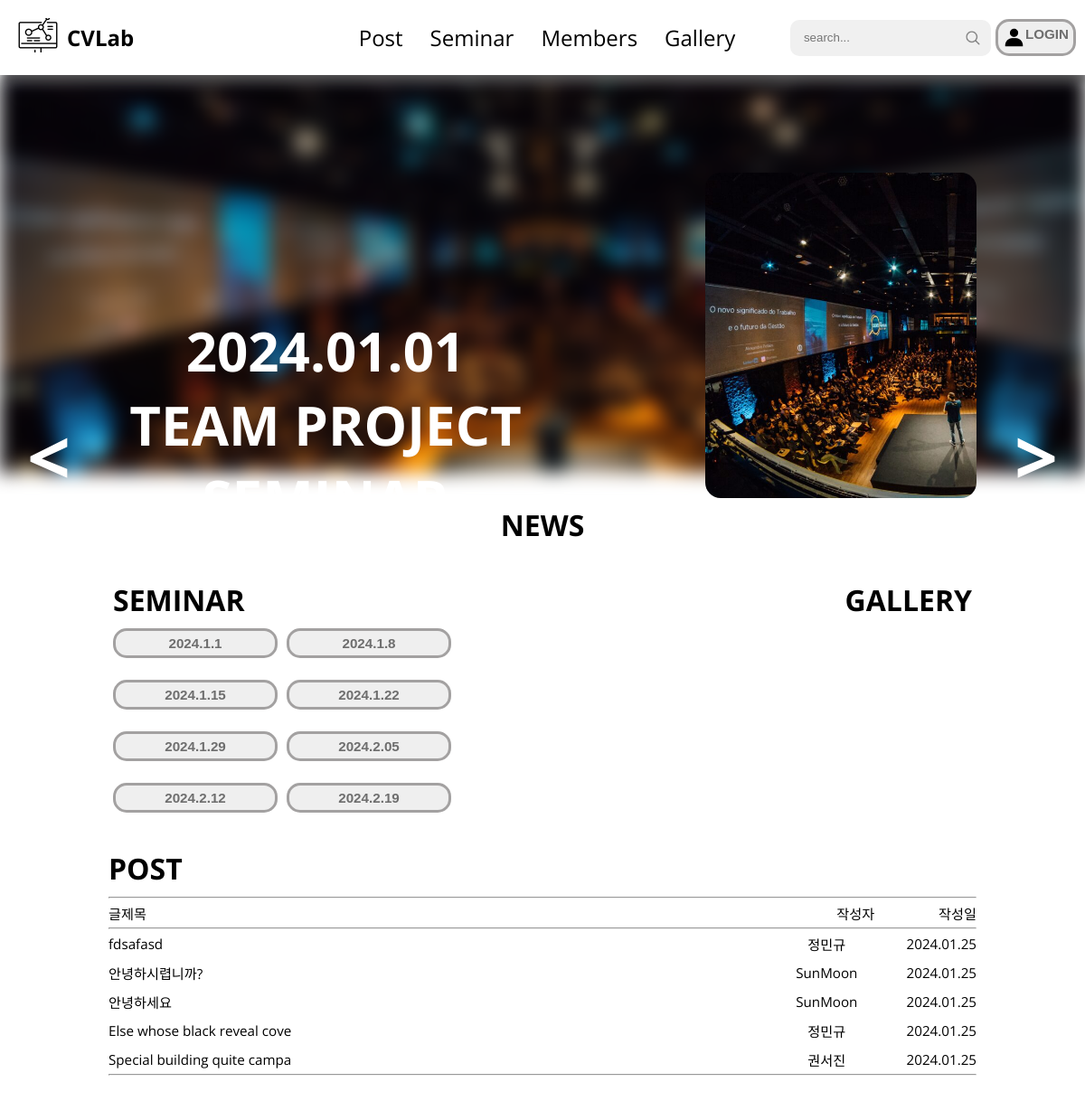
The app's page /, older data.
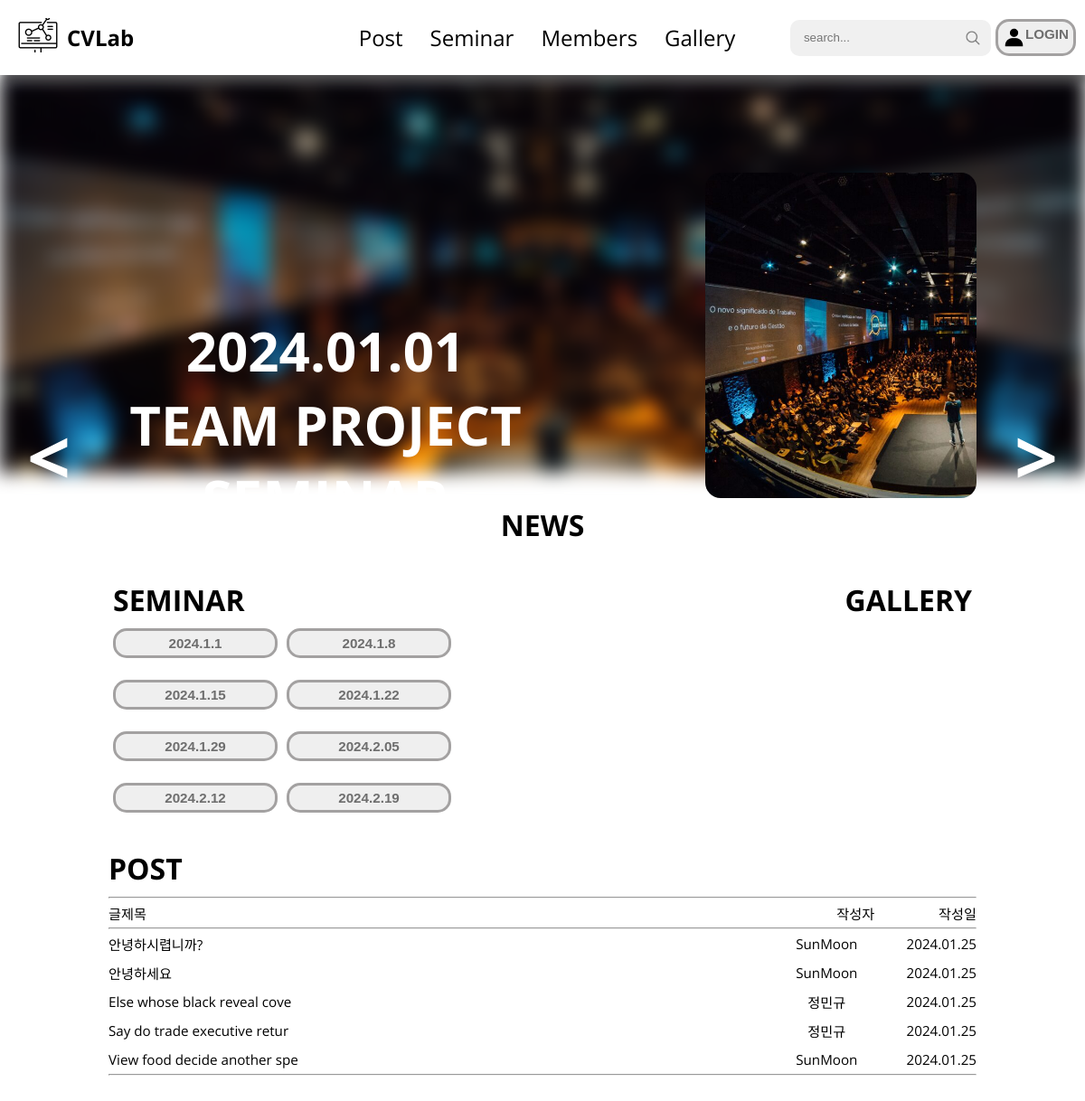
The same page, newer data.
### post/models.py (models this page shows, shortened)
class Post(models.Model):
    dt_created = models.DateTimeField(auto_now_add=True)
    dt_updated = models.DateTimeField(auto_now=True)
    title = models.CharField(max_length=30)
    content = models.TextField()
    author = models.ForeignKey(User, on_delete=models.CASCADE, related_name="posts")
    likes = GenericRelation(Like, related_query_name="post")
    dislikes = GenericRelation(Dislike, related_query_name="post")
    images = GenericRelation(Image, related_query_name="post")
    comments = GenericRelation(Comment, related_query_name="post")
    class Meta:
        ordering = ["-dt_created"]

### user/models.py (models this page shows, shortened)
class User(AbstractUser):
    nickname = models.CharField(
        max_length=15,
        unique=True,
        null=True,
        error_messages={"unique": "이미 사용중인 닉네임입니다."},
    )
    profile_pic = models.ImageField(
        default="default_profile_pic.jpg",
        upload_to="profile_pics",
        blank=True,
    )
    intro = models.CharField(max_length=60, blank=True)
    RANK_CHOICES = [
        (1, "user"),
        (2, "manager"),
        (3, "admin"),
    ]
    rank = models.IntegerField(choices=RANK_CHOICES, default=1)

### main/views.py (the view, shortened to what this page needs)
# urls.py: path("", views.IndexView.as_view(), name="index"),
class IndexView(TemplateView):
    template_name = "main/index.html"
    def get_context_data(self, **kwargs):
        context = super().get_context_data(**kwargs)
        context["posts"] = Post.objects.all()[:5]
        context["galleries1"] = Gallery.objects.all()[:3]
        context["galleries2"] = Gallery.objects.all()[3:6]
        news_list = News.objects.all()[:5]
        context["news_list"] = news_list
        return context

### main/templates/main/index.html (shortened to what this page needs)
{% extends "base/base_with_navbar.html" %}
{% load static %}
{% block content %}
<main>
        <div class="main__clear__image"></div>
        <div class="main__blur__image"></div>
        <div class="main__content">
            <li class="main__content__before"><</li>
            <p>2024.01.01<br>TEAM PROJECT<br>SEMINAR</p>
            <li class="main__content__after">></li>
        </div>
    <div class="main__news">
        <div class="main__news__container">
          <div class="main__news__header"><p>NEWS</p></div>
        </div>
      </div>
      <div class="main__seminar__gallery__container">
        <div class="main__seminar__gallery">
          <div class="main__seminar__container">
            <div class="main__seminar__header"><p>SEMINAR</p></div>
            <div class="main__seminar">
              <div class="seminar__block">
                <div class="seminar__box"><button><p>2024.1.1</p></button></div>
                <div class="seminar__box"><button><p>2024.1.8</p></button></div>
              </div>
              <div class="seminar__block">
                <div class="seminar__box"><button><p>2024.1.15</p></button></div>
                <div class="seminar__box"><button><p>2024.1.22</p></button></div>
              </div>
              <div class="seminar__block">
                <div class="seminar__box"><button><p>2024.1.29</p></button></div>
                <div class="seminar__box"><button><p>2024.2.05</p></button></div>
              </div>
              <div class="seminar__block">
                <div class="seminar__box"><button><p>2024.2.12</p></button></div>
                <div class="seminar__box"><button><p>2024.2.19</p></button></div>
              </div>
            </div>
          </div>
          <div class="main__gallery__container">
            <div class="main__gallery__header"><p>GALLERY</p></div>
            <div class="main__gallery">
              <div class="gallery__block">
              </div>
              <div class="gallery__block">
              </div>
            </div>
          </div>
        </div>
      </div>
      <div class="main__post__container">
        <div class="main__post">
          <div class="main__post__header"><p>POST</p></div>
          <div class="post">
            <hr>
            <div class="post__top">
              <div class="posts__title"><p>글제목</p></div>
              <div class="post__writer"><p>작성자</p></div>
              <div class="post__date"><p>작성일</p></div>
            </div>
            <hr>
            {% for post in posts %}
              <div class="post__content">
                <a href="{% url 'post-detail' post.id %}" class="posts__title"><p> {{ post.title }} </p></a>
                <div class="post__writer"><p>{{ post.author.nickname }}</p></div>
                <div class="post__date"><p>{{ post.dt_created|date:"Y.m.d" }}</p></div>
              </div>
            {% endfor %}
            <hr>
          </div>
        </div>
      </div>
</main>
{% endblock content %}

Row changes from the older to the newer data that the page shows:
removed Post: title "fdsafasd", author.nickname "정민규", dt_created "2024.01.25"
removed Post: title "Special building quite campa", author.nickname "권서진", dt_created "2024.01.25"
now on this page (row unchanged): Post: title "Say do trade executive retur", author.nickname "정민규", dt_created "2024.01.25"
now on this page (row unchanged): Post: title "View food decide another spe", author.nickname "SunMoon", dt_created "2024.01.25"
